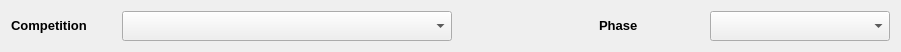
  <widget class="QWidget" name="layoutWidget">
   <property name="geometry">
    <rect>
     <x>10</x>
     <y>0</y>
     <width>901</width>
     <height>51</height>
    </rect>
   </property>
   <layout class="QHBoxLayout" name="horizontalLayout_3">
    <item>
     <widget class="QLabel" name="label">
      <property name="minimumSize">
       <size>
        <width>105</width>
        <height>30</height>
       </size>
      </property>
      <property name="maximumSize">
       <size>
        <width>105</width>
        <height>30</height>
       </size>
      </property>
      <property name="text">
       <string>&lt;!DOCTYPE HTML PUBLIC &quot;-//W3C//DTD HTML 4.0//EN&quot; &quot;http://www.w3.org/TR/REC-html40/strict.dtd&quot;&gt;
&lt;html&gt;&lt;head&gt;&lt;meta name=&quot;qrichtext&quot; content=&quot;1&quot; /&gt;&lt;style type=&quot;text/css&quot;&gt;
p, li { white-space: pre-wrap; }
&lt;/style&gt;&lt;/head&gt;&lt;body style=&quot; font-family:'Sans'; font-size:10pt; font-weight:400; font-style:normal;&quot;&gt;
&lt;p style=&quot; margin-top:0px; margin-bottom:0px; margin-left:0px; margin-right:0px; -qt-block-indent:0; text-indent:0px;&quot;&gt;&lt;span style=&quot; font-weight:600;&quot;&gt;Competition&lt;/span&gt;&lt;/p&gt;&lt;/body&gt;&lt;/html&gt;</string>
      </property>
     </widget>
    </item>
    <item>
     <widget class="QComboBox" name="compSelect">
      <property name="minimumSize">
       <size>
        <width>330</width>
        <height>30</height>
       </size>
      </property>
      <property name="maximumSize">
       <size>
        <width>330</width>
        <height>30</height>
       </size>
      </property>
      <property name="toolTip">
       <string>Competition Name</string>
      </property>
     </widget>
    </item>
    <item>
     <spacer name="horizontalSpacer_2">
      <property name="orientation">
       <enum>Qt::Horizontal</enum>
      </property>
      <property name="sizeHint" stdset="0">
       <size>
        <width>118</width>
        <height>20</height>
       </size>
      </property>
     </spacer>
    </item>
    <item>
     <widget class="QLabel" name="label_11">
      <property name="minimumSize">
       <size>
        <width>105</width>
        <height>30</height>
       </size>
      </property>
      <property name="maximumSize">
       <size>
        <width>105</width>
        <height>30</height>
       </size>
      </property>
      <property name="text">
       <string>&lt;!DOCTYPE HTML PUBLIC &quot;-//W3C//DTD HTML 4.0//EN&quot; &quot;http://www.w3.org/TR/REC-html40/strict.dtd&quot;&gt;
&lt;html&gt;&lt;head&gt;&lt;meta name=&quot;qrichtext&quot; content=&quot;1&quot; /&gt;&lt;style type=&quot;text/css&quot;&gt;
p, li { white-space: pre-wrap; }
&lt;/style&gt;&lt;/head&gt;&lt;body style=&quot; font-family:'Sans'; font-size:10pt; font-weight:400; font-style:normal;&quot;&gt;
&lt;p style=&quot; margin-top:0px; margin-bottom:0px; margin-left:0px; margin-right:0px; -qt-block-indent:0; text-indent:0px;&quot;&gt;&lt;span style=&quot; font-weight:600;&quot;&gt;Phase&lt;/span&gt;&lt;/p&gt;&lt;/body&gt;&lt;/html&gt;</string>
      </property>
     </widget>
    </item>
    <item>
     <widget class="QComboBox" name="phaseSelect">
      <property name="minimumSize">
       <size>
        <width>180</width>
        <height>30</height>
       </size>
      </property>
      <property name="maximumSize">
       <size>
        <width>180</width>
        <height>30</height>
       </size>
      </property>
      <property name="toolTip">
       <string>Competition Phase</string>
      </property>
     </widget>
    </item>
   </layout>
  </widget>
